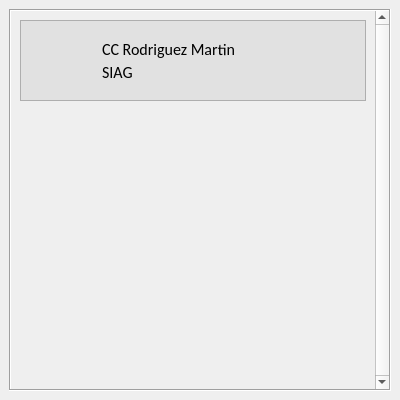
<?xml version="1.0" encoding="UTF-8"?>
<ui version="4.0">
 <class>MainWindow</class>
 <widget class="QMainWindow" name="MainWindow">
  <property name="geometry">
   <rect>
    <x>0</x>
    <y>0</y>
    <width>400</width>
    <height>400</height>
   </rect>
  </property>
  <property name="sizePolicy">
   <sizepolicy hsizetype="Preferred" vsizetype="Preferred">
    <horstretch>0</horstretch>
    <verstretch>0</verstretch>
   </sizepolicy>
  </property>
  <property name="minimumSize">
   <size>
    <width>400</width>
    <height>0</height>
   </size>
  </property>
  <property name="maximumSize">
   <size>
    <width>400</width>
    <height>1000</height>
   </size>
  </property>
  <property name="windowTitle">
   <string>Telefonia IP</string>
  </property>
  <property name="windowIcon">
   <iconset>
    <normaloff>comun.png</normaloff>comun.png</iconset>
  </property>
  <property name="layoutDirection">
   <enum>Qt::LeftToRight</enum>
  </property>
  <widget class="QWidget" name="centralwidget">
   <layout class="QHBoxLayout" name="horizontalLayout">
    <item>
     <widget class="QScrollArea" name="scrollArea_3">
      <property name="frameShape">
       <enum>QFrame::Box</enum>
      </property>
      <property name="verticalScrollBarPolicy">
       <enum>Qt::ScrollBarAlwaysOn</enum>
      </property>
      <property name="sizeAdjustPolicy">
       <enum>QAbstractScrollArea::AdjustIgnored</enum>
      </property>
      <property name="widgetResizable">
       <bool>true</bool>
      </property>
      <widget class="QWidget" name="scrollAreaWidgetContents_3">
       <property name="geometry">
        <rect>
         <x>0</x>
         <y>0</y>
         <width>361</width>
         <height>378</height>
        </rect>
       </property>
       <layout class="QVBoxLayout" name="verticalLayout_4">
        <item>
         <layout class="QVBoxLayout" name="verticalLayout">
          <item>
           <widget class="QFrame" name="frame_1">
            <property name="enabled">
             <bool>true</bool>
            </property>
            <property name="minimumSize">
             <size>
              <width>0</width>
              <height>81</height>
             </size>
            </property>
            <property name="maximumSize">
             <size>
              <width>16777215</width>
              <height>81</height>
             </size>
            </property>
            <property name="styleSheet">
             <string notr="true">background-color: rgb(225, 225, 225);</string>
            </property>
            <property name="frameShape">
             <enum>QFrame::StyledPanel</enum>
            </property>
            <widget class="QLabel" name="label_10">
             <property name="geometry">
              <rect>
               <x>82</x>
               <y>19</y>
               <width>141</width>
               <height>21</height>
              </rect>
             </property>
             <property name="font">
              <font>
               <family>Calibri</family>
               <pointsize>12</pointsize>
               <weight>50</weight>
               <bold>false</bold>
              </font>
             </property>
             <property name="text">
              <string>CC Rodriguez Martin</string>
             </property>
            </widget>
            <widget class="QLabel" name="label_11">
             <property name="geometry">
              <rect>
               <x>82</x>
               <y>42</y>
               <width>51</width>
               <height>21</height>
              </rect>
             </property>
             <property name="font">
              <font>
               <family>Calibri</family>
               <pointsize>12</pointsize>
              </font>
             </property>
             <property name="text">
              <string>SIAG</string>
             </property>
            </widget>
            <widget class="QLabel" name="label_12">
             <property name="geometry">
              <rect>
               <x>9</x>
               <y>8</y>
               <width>65</width>
               <height>65</height>
              </rect>
             </property>
             <property name="text">
              <string/>
             </property>
             <property name="pixmap">
              <pixmap>../imagenes/usuario_persona.png</pixmap>
             </property>
             <property name="scaledContents">
              <bool>true</bool>
             </property>
            </widget>
            <widget class="QPushButton" name="pushButton_1">
             <property name="geometry">
              <rect>
               <x>261</x>
               <y>20</y>
               <width>44</width>
               <height>44</height>
              </rect>
             </property>
             <property name="cursor">
              <cursorShape>PointingHandCursor</cursorShape>
             </property>
             <property name="toolTip">
              <string/>
             </property>
             <property name="autoFillBackground">
              <bool>false</bool>
             </property>
             <property name="styleSheet">
              <string notr="true">border-style: outset;</string>
             </property>
             <property name="text">
              <string/>
             </property>
             <property name="icon">
              <iconset>
               <normaloff>../imagenes/llamada_reposo.png</normaloff>../imagenes/llamada_reposo.png</iconset>
             </property>
             <property name="iconSize">
              <size>
               <width>44</width>
               <height>44</height>
              </size>
             </property>
             <property name="checkable">
              <bool>false</bool>
             </property>
             <property name="autoDefault">
              <bool>false</bool>
             </property>
             <property name="default">
              <bool>false</bool>
             </property>
             <property name="flat">
              <bool>false</bool>
             </property>
            </widget>
            <widget class="QPushButton" name="pushButton_6">
             <property name="enabled">
              <bool>true</bool>
             </property>
             <property name="geometry">
              <rect>
               <x>306</x>
               <y>52</y>
               <width>25</width>
               <height>25</height>
              </rect>
             </property>
             <property name="cursor">
              <cursorShape>PointingHandCursor</cursorShape>
             </property>
             <property name="toolTip">
              <string/>
             </property>
             <property name="autoFillBackground">
              <bool>false</bool>
             </property>
             <property name="styleSheet">
              <string notr="true">border-style: outset;</string>
             </property>
             <property name="text">
              <string/>
             </property>
             <property name="icon">
              <iconset>
               <normaloff>../imagenes/llamada_corte.png</normaloff>../imagenes/llamada_corte.png</iconset>
             </property>
             <property name="iconSize">
              <size>
               <width>25</width>
               <height>25</height>
              </size>
             </property>
             <property name="checkable">
              <bool>false</bool>
             </property>
             <property name="autoDefault">
              <bool>false</bool>
             </property>
             <property name="default">
              <bool>false</bool>
             </property>
             <property name="flat">
              <bool>false</bool>
             </property>
            </widget>
           </widget>
          </item>
          <item>
           <spacer name="verticalSpacer">
            <property name="orientation">
             <enum>Qt::Vertical</enum>
            </property>
            <property name="sizeHint" stdset="0">
             <size>
              <width>20</width>
              <height>40</height>
             </size>
            </property>
           </spacer>
          </item>
         </layout>
        </item>
       </layout>
      </widget>
     </widget>
    </item>
   </layout>
  </widget>
 </widget>
 <resources/>
 <connections/>
</ui>
